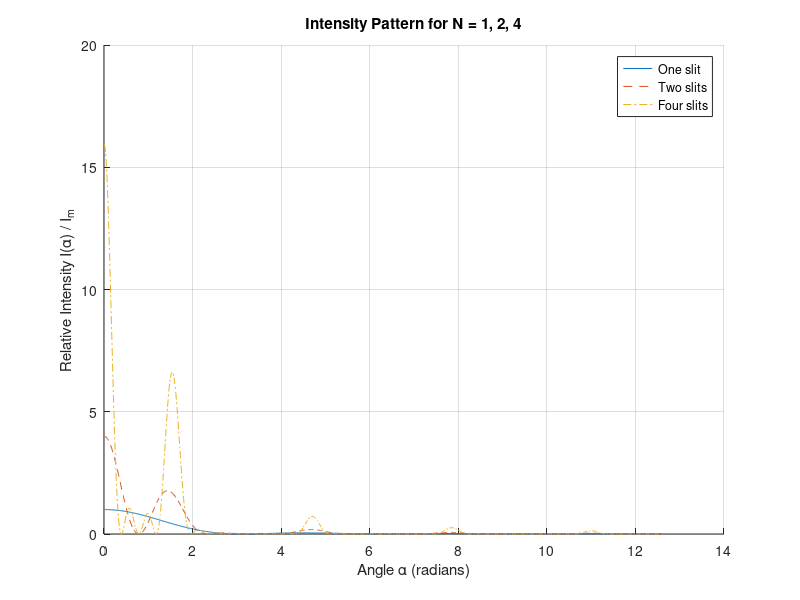

Reproduce this figure in MATLAB.
clc;
clear;
% beta_over_alpha = input('Enter the ratio beta/alpha: ');
% a_over_lambda = input('Enter the ratio a/lambda: ');
beta_over_alpha = 2;
a_over_lambda = 5;

N = 2; % Number of slits

% power = 1e-3;
% area = pi*(0.01)^2;
% I_m = power/area;
I_m = 1;

% theta = linspace(-1, 1, 1000);

% alpha = pi * a_over_lambda * sin(theta);
alpha = linspace(0,4*pi,1000);
% alpha = 0;
% alpha = 4*pi;
% alpha = pi/4;
beta = beta_over_alpha * alpha;

% I = I_m * (sin(alpha) ./ alpha).^2 .* (sin(N * beta) ./ sin(beta)).^2;
I_1 = I_m * (sin(alpha) ./ alpha).^2 .* (sin(1 * beta) ./ sin(beta)).^2;
I_2 = I_m * (sin(alpha) ./ alpha).^2 .* (sin(2 * beta) ./ sin(beta)).^2;
I_4 = I_m * (sin(alpha) ./ alpha).^2 .* (sin(4 * beta) ./ sin(beta)).^2;

figure;
hold;
% plot(theta, I, 'b-', 'LineWidth', 1.5);
%plotting different intensity functions
plot(alpha,I_1,'DisplayName','One slit','LineStyle','-');
plot(alpha,I_2,'DisplayName','Two slits','LineStyle','--');
% plot(theta,I_3,'DisplayName','Third slit','LineStyle','-.');
plot(alpha,I_4,'DisplayName','Four slits','LineStyle','-.');

xlabel('Angle \alpha (radians)');
ylabel('Relative Intensity I(\alpha) / I_m');
title('Intensity Pattern for N = 1, 2, 4');
legend;
grid on;
